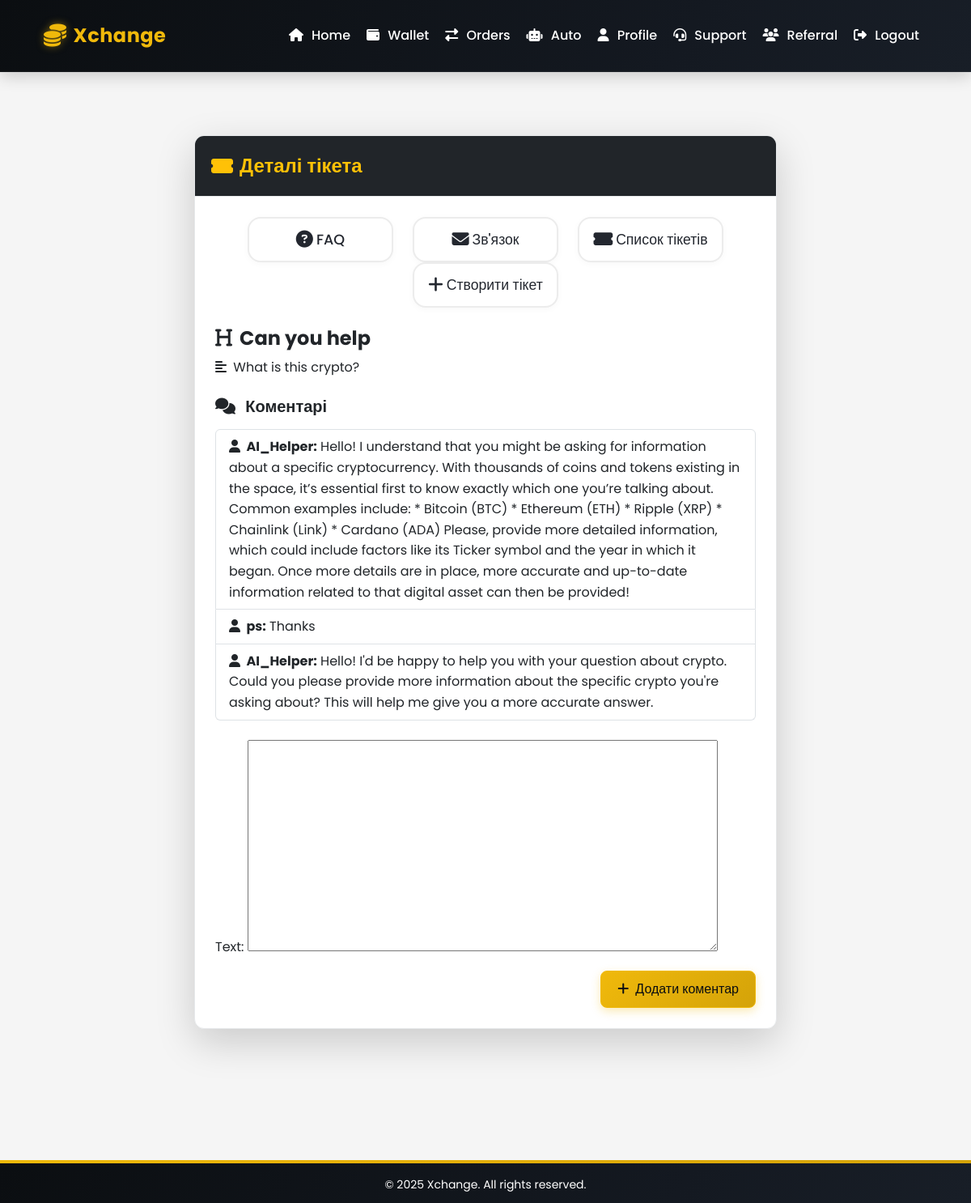
Page /support/ticket/1/ (signed in) on the committed database.
### support/models.py (models this page shows, shortened)
class Ticket(models.Model):
    title = models.CharField(max_length=255)
    description = models.TextField()
    created_at = models.DateTimeField(auto_now_add=True)
    user = models.ForeignKey(User, on_delete=models.CASCADE)
    status = models.CharField(max_length=20, choices=[
        ('open', 'Open'),
        ('in_progress', 'In Progress'),
        ('closed', 'Closed')
    ])

class Comment(models.Model):
    is_ai = models.BooleanField(default=False)
    ticket = models.ForeignKey(Ticket, on_delete=models.CASCADE, related_name='comments')
    user = models.ForeignKey(User, on_delete=models.CASCADE)
    text = models.TextField()
    created_at = models.DateTimeField(auto_now_add=True)
    is_ai = models.BooleanField(default=False)  # New field

### support/views.py (the view)
# urls.py: path('support/ticket/<int:pk>/', views.ticket_detail, name='ticket_detail'),
def ticket_detail(request, pk):
    ticket = get_object_or_404(Ticket, pk=pk)
    if request.method == 'POST':
        comment_form = CommentForm(request.POST)
        if comment_form.is_valid():
            comment = comment_form.save(commit=False)
            comment.ticket = ticket
            comment.user = request.user
            comment.save()
            generate_ai_response(ticket, comment)  # Trigger AI response на новий коментар
            return redirect('ticket_detail', pk=ticket.pk)
    else:
        comment_form = CommentForm()
    return render(request, 'support/ticket_detail.html', {'ticket': ticket, 'comment_form': comment_form})

### support/forms.py
class CommentForm(forms.ModelForm):
    class Meta:
        model = Comment
        fields = ('text',)
        exclude = ('user',)

### templates/support/ticket_detail.html (shortened to what this page needs)
{% extends "base.html" %}
{% block content %}
<div class="container py-5">
    <div class="row justify-content-center">
        <div class="col-lg-8">
            <div class="card shadow-lg mb-4">
                <div class="card-header bg-dark text-warning d-flex align-items-center" style="font-size:1.5rem; font-weight:600; min-height:64px;">
                    <i class="fas fa-ticket-alt me-2"></i> Деталі тікета
                </div>
                <div class="card-body">
                    <ul class="nav nav-pills mb-4 justify-content-center support-nav">
                        <li class="nav-item">
                            <a class="nav-link{% if request.resolver_match.url_name == 'faq_list' %} active{% endif %}" href="{% url 'faq_list' %}"><i class="fas fa-question-circle me-1"></i> FAQ</a>
                        </li>
                        <li class="nav-item">
                            <a class="nav-link{% if request.resolver_match.url_name == 'contact' %} active{% endif %}" href="{% url 'contact' %}"><i class="fas fa-envelope me-1"></i> Зв'язок</a>
                        </li>
                        <li class="nav-item">
                            <a class="nav-link{% if request.resolver_match.url_name == 'ticket_list' %} active{% endif %}" href="{% url 'ticket_list' %}"><i class="fas fa-ticket-alt me-1"></i> Список тікетів</a>
                        </li>
                        <li class="nav-item">
                            <a class="nav-link{% if request.resolver_match.url_name == 'create_ticket' %} active{% endif %}" href="{% url 'create_ticket' %}"><i class="fas fa-plus me-1"></i> Створити тікет</a>
                        </li>
                    </ul>
                    <h4 class="fw-bold mb-2"><i class="fas fa-heading me-1"></i> {{ ticket.title }}</h4>
                    <p class="mb-4"><i class="fas fa-align-left me-1"></i> {{ ticket.description }}</p>
                    <h5 class="fw-bold mb-3"><i class="fas fa-comments me-2"></i> Коментарі</h5>
                    <ul class="list-group mb-4">
                        {% for comment in ticket.comments.all %}
                        <li class="list-group-item">
                            <strong><i class="fas fa-user me-1"></i> {{ comment.user.username }}:</strong> {{ comment.text }}
                        </li>
                        {% empty %}
                        <li class="list-group-item text-muted">Коментарів ще немає.</li>
                        {% endfor %}
                    </ul>
                    <form method="post" autocomplete="off">
                        <div class="mb-3">
                            {{ comment_form.as_p }}
                        </div>
                        <div class="d-flex justify-content-end">
                            <button type="submit" class="btn btn-primary"><i class="fas fa-plus me-1"></i> Додати коментар</button>
                        </div>
                    </form>
                </div>
            </div>
        </div>
    </div>
</div>
{% endblock %}

### templates/base.html (style rules this page uses)
:root { --primary-color: #F0B90B; --primary-light: #FFDC7D; --primary-dark: #D4A309; --secondary-color: #1E2026; --secondary-dark: #0B0E11; --accent-color: #0ECB81; --accent-light: #5EEDB3; --danger-color: #F6465D; --danger-light: #FF8A9A; --text-color: #1E2026; --text-light: #707A8A; --text-lighter: #B7BDC6; --bg-dark: #0B0E11; --bg-card: #FFFFFF; --bg-light: #F5F5F5; --border-color: #E6E8EA; --shadow-sm: 0 2px 8px rgba(0, 0, 0, 0.08); --shadow-md: 0 5px 15px rgba(0, 0, 0, 0.1); --shadow-lg: 0 10px 25px rgba(0, 0, 0, 0.15); --transition-fast: 0.2s ease; --transition-normal: 0.3s ease; --transition-slow: 0.5s ease; }
body { font-family: 'Poppins', sans-serif; margin: 0; padding: 0; background-color: var(--bg-light); color: var(--text-color); line-height: 1.6; }
.nav-link { color: #fff; font-weight: 500; padding: 8px 16px; border-radius: 8px; transition: all var(--transition-normal); margin: 0 2px; position: relative; overflow: hidden; }
.nav-link::before { content: ''; position: absolute; bottom: 0; left: 50%; width: 0; height: 2px; background: var(--primary-color); transition: all var(--transition-normal); transform: translateX(-50%); opacity: 0; }
.nav-link i { margin-right: 6px; font-size: 16px; transition: transform var(--transition-fast); }
.btn-primary { background: linear-gradient(135deg, var(--primary-color), var(--primary-dark)); border-color: var(--primary-color); color: var(--bg-dark); font-weight: 600; box-shadow: 0 4px 12px rgba(240, 185, 11, 0.3); transition: all var(--transition-normal); position: relative; overflow: hidden; }
.btn-primary::after { content: ''; position: absolute; top: 0; left: -100%; width: 100%; height: 100%; background: linear-gradient(90deg, transparent, rgba(255, 255, 255, 0.2), transparent); transition: all 0.8s ease; }
.card { border-radius: 12px; border: 1px solid var(--border-color); box-shadow: var(--shadow-sm); background-color: var(--bg-card); overflow: hidden; transition: transform var(--transition-normal), box-shadow var(--transition-normal); }
.card-header { background-color: var(--bg-card); border-bottom: 1px solid var(--border-color); padding: 18px 20px; font-weight: 600; }
.card-body { padding: 25px; }
.btn { border-radius: 8px; padding: 10px 20px; font-weight: 500; transition: all var(--transition-normal); position: relative; overflow: hidden; }
.support-nav .nav-link { color: #23272f; background: #fff; border: 2px solid #ececec; border-radius: 16px; margin: 0 12px; font-size: 1.1rem; font-weight: 500; min-width: 180px; min-height: 56px; display: flex; align-items: center; justify-content: center; box-shadow: 0 2px 8px 0 rgba(34, 34, 34, 0.03); transition: all 0.18s cubic-bezier(.4,0,.2,1); }
.support-nav .nav-link i { font-size: 1.2em; margin-right: 8px; }
html, body { height: 100%; }
body { min-height: 100vh; display: flex; flex-direction: column; }

### rows in the picture
Ticket: title "Can you help", description "What is this crypto?"
Comment: user.username "AI_Helper", text "Hello! I understand that you might be asking for information about a specific cryptocurrency. With thousands of coins and tokens existing in the space, it’s essential first to know exactly which one you’re talking about. Common examples include: * Bitcoin (BTC) * Ethereum (ETH) * Ripple (XRP) * Chainlink (Link) * Cardano (ADA) Please, provide more detailed information, which could include factors like its Ticker symbol and the year in which it began. Once more details are in place, more accurate and up-to-date information related to that digital asset can then be provided!"
Comment: user.username "ps", text "Thanks"
Comment: user.username "AI_Helper", text "Hello! I'd be happy to help you with your question about crypto. Could you please provide more information about the specific crypto you're asking about? This will help me give you a more accurate answer."

### other values in the picture
{{ year|default:2025 }} "2025"
